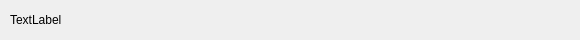
<?xml version="1.0" encoding="UTF-8"?>
<ui version="4.0">
 <class>CustomWidget</class>
 <widget class="QWidget" name="CustomWidget">
  <property name="geometry">
   <rect>
    <x>0</x>
    <y>0</y>
    <width>580</width>
    <height>40</height>
   </rect>
  </property>
  <property name="windowTitle">
   <string>CustomWidget</string>
  </property>
  <property name="autoFillBackground">
   <bool>true</bool>
  </property>
  <property name="styleSheet">
   <string notr="true"/>
  </property>
  <widget class="QLabel" name="fileName">
   <property name="geometry">
    <rect>
     <x>10</x>
     <y>10</y>
     <width>59</width>
     <height>20</height>
    </rect>
   </property>
   <property name="autoFillBackground">
    <bool>false</bool>
   </property>
   <property name="styleSheet">
    <string notr="true">background-color: rgba(0,0,0,0%)</string>
   </property>
   <property name="text">
    <string>TextLabel</string>
   </property>
  </widget>
  <widget class="ClickableLabel" name="share">
   <property name="geometry">
    <rect>
     <x>539</x>
     <y>10</y>
     <width>20</width>
     <height>20</height>
    </rect>
   </property>
   <property name="autoFillBackground">
    <bool>false</bool>
   </property>
   <property name="styleSheet">
    <string notr="true">background-color: rgba(0,0,0,0%)</string>
   </property>
   <property name="text">
    <string/>
   </property>
   <property name="scaledContents">
    <bool>true</bool>
   </property>
  </widget>
  <widget class="ClickableLabel" name="network">
   <property name="geometry">
    <rect>
     <x>80</x>
     <y>10</y>
     <width>20</width>
     <height>20</height>
    </rect>
   </property>
   <property name="autoFillBackground">
    <bool>false</bool>
   </property>
   <property name="styleSheet">
    <string notr="true">background-color: rgba(0,0,0,0%)</string>
   </property>
   <property name="text">
    <string/>
   </property>
   <property name="scaledContents">
    <bool>true</bool>
   </property>
  </widget>
 </widget>
 <layoutdefault spacing="6" margin="11"/>
 <customwidgets>
  <customwidget>
   <class>ClickableLabel</class>
   <extends>QLabel</extends>
   <header>clickablelabel.h</header>
   <slots>
    <signal>clicked()</signal>
   </slots>
  </customwidget>
 </customwidgets>
 <resources/>
 <connections/>
</ui>
